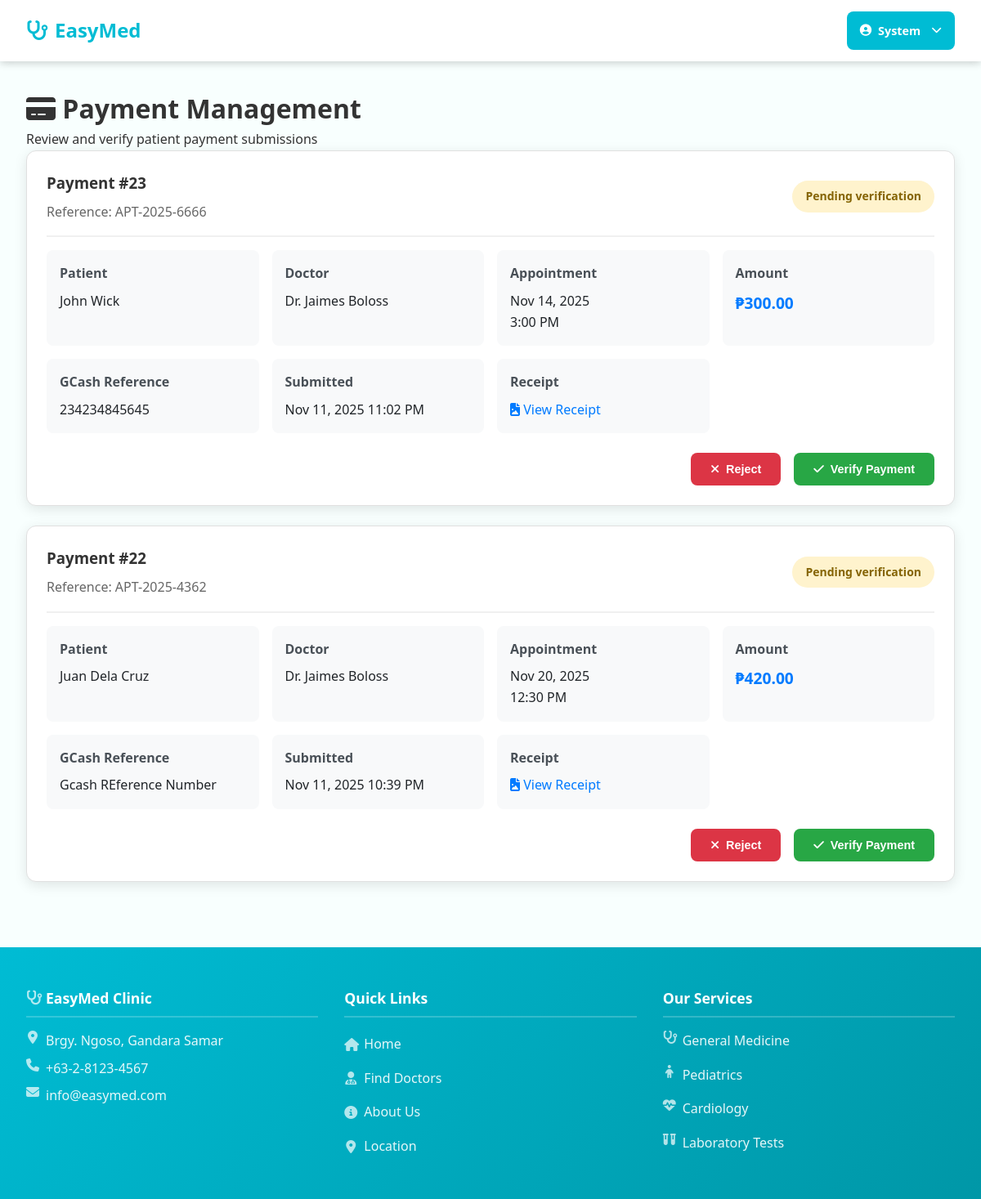
/admin/payment-management.php (signed in), run on the app's committed database.
### tables this page shows
CREATE TABLE payments (
        id INTEGER PRIMARY KEY AUTOINCREMENT,
        appointment_id INTEGER NOT NULL,
        patient_id INTEGER NOT NULL,
        amount DECIMAL(10,2) NOT NULL,
        payment_method VARCHAR(50) DEFAULT 'gcash',
        gcash_reference VARCHAR(100),
        receipt_file VARCHAR(255),
        payment_notes TEXT,
        status VARCHAR(20) DEFAULT 'pending_verification',
        verified_by INTEGER NULL,
        verified_at DATETIME NULL,
        submitted_at DATETIME NOT NULL,
        created_at DATETIME NOT NULL,
        updated_at DATETIME NOT NULL,
        FOREIGN KEY (appointment_id) REFERENCES appointments(id) ON DELETE CASCADE,
        FOREIGN KEY (patient_id) REFERENCES patients(id) ON DELETE CASCADE,
        FOREIGN KEY (verified_by) REFERENCES users(id) ON DELETE SET NULL
    );

CREATE TABLE "appointments" (
            id INTEGER PRIMARY KEY AUTOINCREMENT,
            patient_id INTEGER NOT NULL,
            doctor_id INTEGER NOT NULL,
            appointment_date DATE NOT NULL,
            appointment_time TIME NOT NULL,
            duration INTEGER,
            reason_for_visit TEXT,
            status TEXT CHECK(status IN ('pending', 'rescheduled', 'scheduled', 'completed', 'cancelled', 'no_show')) DEFAULT 'pending',
            notes TEXT,
            patient_info TEXT,
            created_at DATETIME DEFAULT CURRENT_TIMESTAMP,
            updated_at DATETIME DEFAULT CURRENT_TIMESTAMP
        );

CREATE TABLE clinic_settings (
                    id INTEGER PRIMARY KEY AUTOINCREMENT,
                    setting_key VARCHAR(100) UNIQUE,
                    setting_value TEXT,
                    description TEXT,
                    updated_at DATETIME DEFAULT CURRENT_TIMESTAMP
                );

### includes/database.php (called while the page is built, shortened)
<?php
class Database {
    private $connection;
    private static $instance = null;
    public static function getInstance() {
        if (self::$instance === null) {
            self::$instance = new self();
        }
        return self::$instance;
    }
    private function connect() {
        try {
            if (DB_TYPE === 'sqlite') {
                $this->connection = new PDO(
                    "sqlite:" . SQLITE_PATH,
                    null,
                    null,
                    array(
                        PDO::ATTR_ERRMODE => PDO::ERRMODE_EXCEPTION,
                        PDO::ATTR_DEFAULT_FETCH_MODE => PDO::FETCH_ASSOC
                    )
                );
                $this->connection->exec('PRAGMA foreign_keys = ON');
            }
        } catch (PDOException $e) {
            die("Database connection failed: " . $e->getMessage());
        }
    }
    public function query($sql, $params = array()) {
        try {
            $stmt = $this->connection->prepare($sql);
            $stmt->execute($params);
            return $stmt;
        } catch (PDOException $e) {
            error_log("Database query error: " . $e->getMessage());
            throw $e;
        }
    }
    public function fetch($sql, $params = array()) {
        $stmt = $this->query($sql, $params);
        return $stmt->fetch();
    }
    public function fetchAll($sql, $params = array()) {
        $stmt = $this->query($sql, $params);
        return $stmt->fetchAll();
    }
}
?>

### includes/functions.php (called while the page is built, shortened)
<?php
require_once 'database.php';
function getClinicSetting($key, $default = '') {
    $db = Database::getInstance();
    $setting = $db->fetch(
        "SELECT setting_value FROM clinic_settings WHERE setting_key = ?",
        [$key]
    );
    return $setting ? $setting['setting_value'] : $default;
}
?>

### admin/payment-management.php (the view, shortened to what this page needs)
<?php
require_once '../includes/functions.php';
$db = Database::getInstance();
$payments = $db->fetchAll("
    SELECT
        p.*, a.appointment_date, a.appointment_time,
        u_patient.first_name as patient_first_name, u_patient.last_name as patient_last_name,
        u_doctor.first_name as doctor_first_name, u_doctor.last_name as doctor_last_name,
        u_verified.first_name as verified_by_first_name, u_verified.last_name as verified_by_last_name,
        JSON_EXTRACT(a.patient_info, '$.reference_number') as reference_number
    FROM payments p
    JOIN appointments a ON p.appointment_id = a.id
    JOIN patients pt ON p.patient_id = pt.id
    JOIN users u_patient ON pt.user_id = u_patient.id
    JOIN doctors d ON a.doctor_id = d.id
    JOIN users u_doctor ON d.user_id = u_doctor.id
    LEFT JOIN users u_verified ON p.verified_by = u_verified.id
    ORDER BY p.submitted_at DESC
");
?>
<!DOCTYPE html>
<html lang="en">
<head>
    <link rel="stylesheet" href="<?= SITE_URL ?>/assets/css/style.css">
    <link rel="stylesheet" href="https://cdnjs.cloudflare.com/ajax/libs/font-awesome/6.0.0/css/all.min.css">
</head>
<body>
    <?php require_once '../includes/header.php'; ?>
    <div class="admin-container">
        <h1><i class="fas fa-credit-card"></i> Payment Management</h1>
        <p>Review and verify patient payment submissions</p>
        <div class="payment-grid">
            <?php if (empty($payments)): ?>
                <div class="payment-card" style="text-align: center; padding: 3rem;">
                    <i class="fas fa-inbox" style="font-size: 3rem; color: #ccc; margin-bottom: 1rem;"></i>
                    <h3 style="color: #666;">No Payment Submissions</h3>
                    <p style="color: #999;">Payment submissions will appear here for review.</p>
                </div>
            <?php else: ?>
                <?php foreach ($payments as $payment): ?>
                    <div class="payment-card">
                        <div class="payment-header">
                            <div>
                                <h3 style="margin: 0; color: #333;">
                                    Payment #<?= $payment['id'] ?>
                                </h3>
                                <p style="margin: 0.5rem 0 0 0; color: #666;">
                                    Reference: <?= htmlspecialchars(trim($payment['reference_number'], '"')) ?>
                                </p>
                            </div>
                            <span class="payment-status status-<?= $payment['status'] ?>">
                                <?= ucfirst(str_replace('_', ' ', $payment['status'])) ?>
                            </span>
                        </div>
                        <div class="payment-details">
                            <div class="detail-group">
                                <div class="detail-label">Patient</div>
                                <div class="detail-value">
                                    <?= htmlspecialchars($payment['patient_first_name'] . ' ' . $payment['patient_last_name']) ?>
                                </div>
                            </div>
                            <div class="detail-group">
                                <div class="detail-label">Doctor</div>
                                <div class="detail-value">
                                    Dr. <?= htmlspecialchars($payment['doctor_first_name'] . ' ' . $payment['doctor_last_name']) ?>
                                </div>
                            </div>
                            <div class="detail-group">
                                <div class="detail-label">Appointment</div>
                                <div class="detail-value">
                                    <?= date('M j, Y', strtotime($payment['appointment_date'])) ?><br>
                                    <?= date('g:i A', strtotime($payment['appointment_time'])) ?>
                                </div>
                            </div>
                            <div class="detail-group">
                                <div class="detail-label">Amount</div>
                                <div class="detail-value" style="font-size: 1.2rem; font-weight: bold; color: #007bff;">
                                    ₱<?= number_format($payment['amount'], 2) ?>
                                </div>
                            </div>
                            <div class="detail-group">
                                <div class="detail-label">GCash Reference</div>
                                <div class="detail-value">
                                    <?= htmlspecialchars($payment['gcash_reference']) ?>
                                </div>
                            </div>
                            <div class="detail-group">
                                <div class="detail-label">Submitted</div>
                                <div class="detail-value">
                                    <?= date('M j, Y g:i A', strtotime($payment['submitted_at'])) ?>
                                </div>
                            </div>
                            <?php if ($payment['receipt_file']): ?>
                            <div class="detail-group">
                                <div class="detail-label">Receipt</div>
                                <div class="detail-value">
                                    <a href="<?= SITE_URL ?>/assets/uploads/payment_receipts/<?= htmlspecialchars($payment['receipt_file']) ?>"
                                       target="_blank" class="receipt-link">
                                        <i class="fas fa-file-image"></i> View Receipt
                                    </a>
                                </div>
                            </div>
                            <?php endif; ?>
                        </div>
                        <?php if ($payment['status'] === 'pending_verification'): ?>
                        <div class="payment-actions">
                            <form method="post" style="display: inline;">
                                <button type="submit" class="btn btn-danger"
                                        onclick="return confirm('Are you sure you want to reject this payment?')">
                                    <i class="fas fa-times"></i> Reject
                                </button>
                            </form>
                            <form method="post" style="display: inline;">
                                <button type="submit" class="btn btn-success"
                                        onclick="return confirm('Are you sure you want to verify this payment?')">
                                    <i class="fas fa-check"></i> Verify Payment
                                </button>
                            </form>
                        </div>
                        <?php endif; ?>
                    </div>
                <?php endforeach; ?>
            <?php endif; ?>
        </div>
    </div>
    <?php require_once '../includes/footer.php'; ?>
</body>
</html>

### includes/footer.php (shortened to what this page needs)
    </main>
    <footer class="footer">
        <div class="container">
            <div class="footer-grid">
                <div class="footer-section">
                    <h4>
                        <i class="fas fa-stethoscope"></i> EasyMed Clinic
                    </h4>
                    <p>
                        <i class="fas fa-map-marker-alt"></i>
                        <?php echo htmlspecialchars(getClinicSetting('clinic_address', 'Brgy. Ngoso, Gandara Samar')); ?>
                    </p>
                    <p>
                        <i class="fas fa-phone"></i>
                        <?php echo htmlspecialchars(getClinicSetting('clinic_phone', '+63-2-8123-4567')); ?>
                    </p>
                    <p>
                        <i class="fas fa-envelope"></i>
                        <?php echo htmlspecialchars(getClinicSetting('clinic_email', 'info@easymed.com')); ?>
                    </p>
                </div>
                <div class="footer-section">
                    <h4>Quick Links</h4>
                    <div class="footer-links">
                        <a href="<?php echo SITE_URL; ?>/index.php">
                            <i class="fas fa-home"></i> Home
                        </a>
                        <a href="<?php echo SITE_URL; ?>/doctors.php">
                            <i class="fas fa-user-md"></i> Find Doctors
                        </a>
                        <a href="<?php echo SITE_URL; ?>/about.php">
                            <i class="fas fa-info-circle"></i> About Us
                        </a>
                        <a href="<?php echo SITE_URL; ?>/location.php">
                            <i class="fas fa-map-marker-alt"></i> Location
                        </a>
                    </div>
                </div>
                <div class="footer-section">
                    <h4>Our Services</h4>
                    <div class="footer-services">
                        <p>
                            <i class="fas fa-stethoscope"></i> General Medicine
                        </p>
                        <p>
                            <i class="fas fa-child"></i> Pediatrics
                        </p>
                        <p>
                            <i class="fas fa-heartbeat"></i> Cardiology
                        </p>
                        <p>
                            <i class="fas fa-vials"></i> Laboratory Tests
                        </p>
                    </div>
                </div>
            </div>
        </div>
    </footer>
</body>
</html>

### data on the page
payments: id "23", reference_number "APT-2025-6666", status "Pending verification", patient_last_name "John Wick", doctor_last_name "Jaimes Boloss", appointment.appointment_date "Nov 14, 2025", appointment.appointment_time "3:00 PM", amount "300.00", gcash_reference "234234845645", submitted_at "Nov 11, 2025 11:02 PM"
payments: id "22", reference_number "APT-2025-4362", status "Pending verification", patient_last_name "Juan Dela Cruz", doctor_last_name "Jaimes Boloss", appointment.appointment_date "Nov 20, 2025", appointment.appointment_time "12:30 PM", amount "420.00", gcash_reference "Gcash REference Number", submitted_at "Nov 11, 2025 10:39 PM"
clinic_settings: setting_value "Brgy. Ngoso, Gandara Samar"

### other printed values
getClinicSetting('clinic_phone', '+63-2-8123-4567') "+63-2-8123-4567"
getClinicSetting('clinic_email', 'info@easymed.com') "info@easymed.com"
